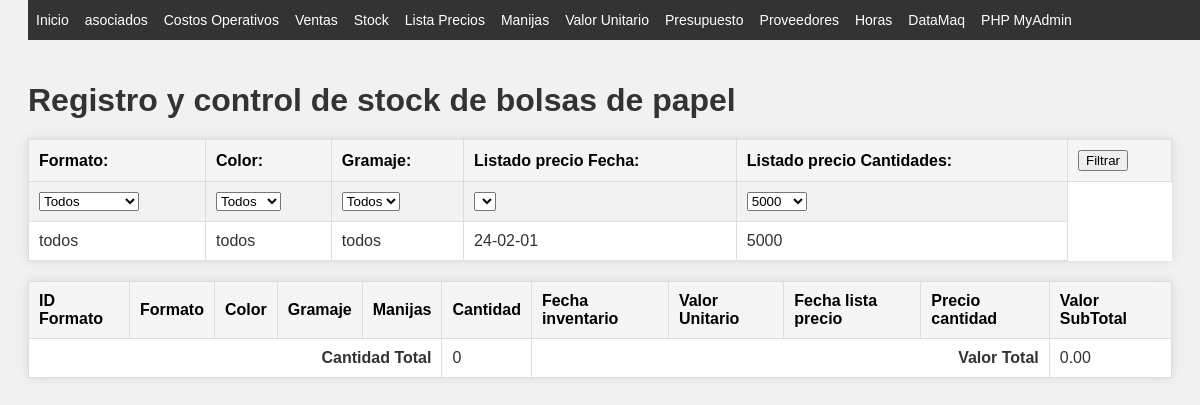
Before: /stock.php with the older database file.
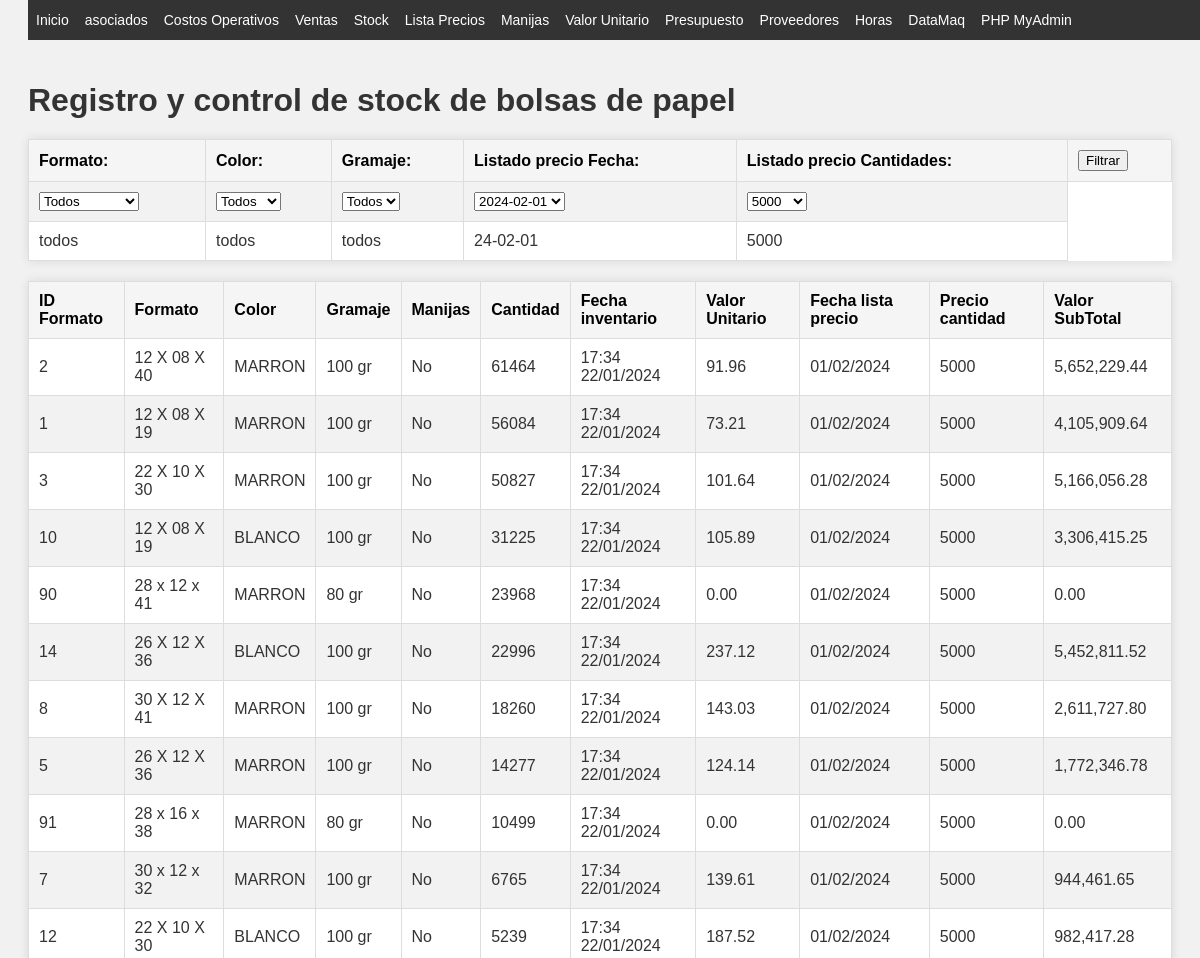
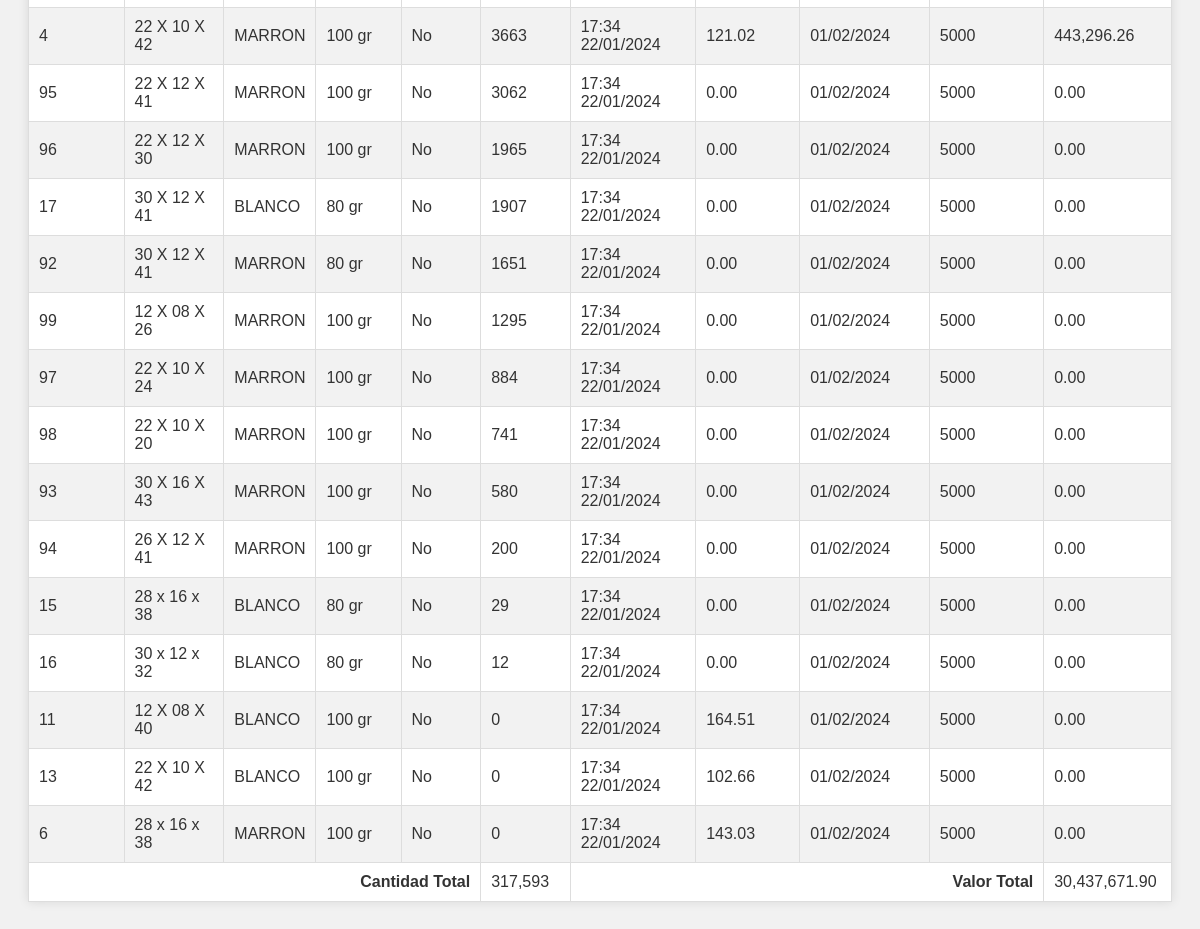
After: the same page with the newer database file (2 pictures, top to bottom).
### tables this page shows
CREATE TABLE `listado_precios` (
  `ID_listado` int(11) NOT NULL,
  `ID_formato` int(11) DEFAULT NULL,
  `cantidad` int(11) DEFAULT NULL,
  `precio_u_sIVA` decimal(8,2) DEFAULT NULL,
  `fecha_listado` date DEFAULT NULL
);

CREATE TABLE `tabla_1` (
  `ID_formato` int(11) NOT NULL,
  `formato` varchar(14) NOT NULL,
  `color` varchar(11) NOT NULL,
  `gramaje` int(11) NOT NULL,
  `cantidades` int(11) NOT NULL,
  `manijas` bit(1) NOT NULL,
  `fechatiempo` timestamp NULL DEFAULT CURRENT_TIMESTAMP ON UPDATE CURRENT_TIMESTAMP
);

### includes/db_functions.php (called while the page is built, shortened)
<?php
function conectarBD() {
    $conexion = mysqli_connect(DB_SERVER, DB_USERNAME, DB_PASSWORD, DB_NAME);
    return $conexion;
}
function getArraySQL($sql) {
    $conexion = conectarBD();
    $result = mysqli_query($conexion, $sql);
    $rawdata = [];
    while ($row = mysqli_fetch_assoc($result)) {
        $rawdata[] = $row;
    }
    return $rawdata;
}
?>

### Stock/stockFunctions.php (called while the page is built, shortened)
<?php
function obtenerDatosStock($formatoFilter, $colorFilter, $gramajeFilter, $cantidadSeleccionada, $fechaListadoFilter) {
    $conexion = conectarBD();
    $query = "SELECT t1.*, t2.precio_u_sIVA, t2.fecha_listado, t2.cantidad FROM tabla_1 t1
              LEFT JOIN listado_precios t2 ON t1.ID_formato = t2.ID_formato";
    $conditions = [];
    $params = [];
    if (!empty($cantidadSeleccionada) && $cantidadSeleccionada != 'todos') {
        $conditions[] = "t2.cantidad = ?";
        $params[] = $cantidadSeleccionada;
    }
    if ($fechaListadoFilter !== 'todos') {
        $conditions[] = "t2.fecha_listado = ?";
        $params[] = $fechaListadoFilter;
    }
    if (!empty($conditions)) {
        $query .= " WHERE " . implode(" AND ", $conditions);
    }
    $query .= " ORDER BY t1.cantidades DESC";
    $stmt = $conexion->prepare($query);
    if (!empty($params)) {
        $stmt->bind_param(str_repeat("s", count($params)), ...$params);
    }
    $stmt->execute();
    $result = $stmt->get_result();
    $data = [];
    while ($row = $result->fetch_assoc()) {
        $data[] = $row;
    }
    return $data;
}

### stock.php (the view, shortened to what the changed rows need)
<?php
require "includes/header.php";
require_once 'Stock/stockFunctions.php';
include 'includes/db_functions.php';
function obtenerFiltrosDesdeURL() {
    $cantidadSeleccionadaDefault = '5000';
    $fechaListadoFilterDefault = '24-02-01';
    return [
        'formatoFilter'         => $_GET['Formato']     ?? 'todos',
        'colorFilter'           => $_GET['color']       ?? 'todos',
        'gramajeFilter'         => $_GET['gramaje']     ?? 'todos',
        'cantidadSeleccionada'  => !empty($_GET['cantidades'])          ? $_GET['cantidades']           : $cantidadSeleccionadaDefault,
        'fechaListadoFilter'    => !empty($_GET['fechaSeleccionada'])   ? $_GET['fechaSeleccionada']    : $fechaListadoFilterDefault,
    ];
}
$fechas = getArraySQL("SELECT DISTINCT fecha_listado FROM listado_precios ORDER BY fecha_listado DESC");
$filtros = obtenerFiltrosDesdeURL();
$data = obtenerDatosStock(
    strval($filtros['formatoFilter']),
    strval($filtros['colorFilter']),
    strval($filtros['gramajeFilter']),
    strval($filtros['cantidadSeleccionada']),
    strval($filtros['fechaListadoFilter'])
);
function formatearFecha($fecha, $formato = 'd/m/Y') {
    $objFecha = new DateTime($fecha);
    return $objFecha->format($formato);
}
function mostrarTabla($data) {
    $totalSuma = 0;
    $cant_total = 0;
    foreach ($data as $row) {
        $valorTotalFormatted = 'No disponible';
        $precioUnitarioFormatted = 'No disponible';
        if (isset($row['precio_u_sIVA'])) {
            $valorTotal = $row['cantidades'] * $row['precio_u_sIVA'];
            $valorTotalFormatted = is_numeric($valorTotal) ? number_format($valorTotal, 2, '.', ',') : $valorTotal;
            $precioUnitarioFormatted = number_format($row['precio_u_sIVA'], 2, '.', ',');
            $totalSuma += $valorTotal;
            $cant_total += isset($row['cantidades']) && is_numeric($row['cantidades']) ? $row['cantidades'] : 0;
        }
        $manijasTexto = isset($row['manijas']) && $row['manijas'] ? 'Sí' : 'No';
        echo "<tr>";
        echo "<td>" . htmlspecialchars($row['ID_formato']) . "</td>";
        echo "<td>" . htmlspecialchars($row['formato']) . "</td>";
        echo "<td>" . htmlspecialchars($row['color']) . "</td>";
        echo "<td>" . htmlspecialchars($row['gramaje']) . " gr</td>";
        echo "<td>" . $manijasTexto . "</td>";
        echo "<td>" . htmlspecialchars($row['cantidades']) . "</td>";
        echo "<td>" . formatearFecha($row['fechatiempo'], 'H:i d/m/Y') . "</td>";
        echo "<td>" . $precioUnitarioFormatted . "</td>";
        echo "<td>" . formatearFecha($row['fecha_listado']) . "</td>";
        echo "<td>" . htmlspecialchars($row['cantidad']) . "</td>";
        echo "<td>" . $valorTotalFormatted . "</td>";
        echo "</tr>";
    }
    echo "<tr><td colspan='5' style='text-align: right;'><strong>Cantidad Total</strong></td><td>" . number_format($cant_total, 0, '.', ',') . "</td>";
    echo "<td colspan='4' style='text-align: right;'><strong>Valor Total</strong></td><td>" . number_format($totalSuma, 2, '.', ',') . "</td></tr>";
}
?>
<!DOCTYPE html>
<html lang="es">
<head>
    <link rel="stylesheet" href="CSS/style.css">
</head>
<body>
    <h1>Registro y control de stock de bolsas de papel</h1>
    <?php include 'Stock/filtroForm.php'; ?>
    <table>
        <thead>
            <tr>
                <th>ID Formato</th>
                <th>Formato</th>
                <th>Color</th>
                <th>Gramaje</th>
                <th>Manijas</th>
                <th>Cantidad</th>
                <th>Fecha inventario</th>
                <th>Valor Unitario</th>
                <th>Fecha lista precio</th>
                <th>Precio cantidad</th>
                <th>Valor SubTotal</th>
            </tr>
        </thead>
        <tbody>
            <?php mostrarTabla($data); ?>
        </tbody>
    </table>
</body>
</html>

### Stock/filtroForm.php (shortened to what the changed rows need)
<form action="stock.php" method="GET" id="filtroForm">
    <table>
        <tr>
            <th>Formato:</th>
            <th>Color:</th>
            <th>Gramaje:</th>
            <th>Listado precio Fecha:</th>
            <th>Listado precio Cantidades:</th>
            <th><input type="submit" value="Filtrar"></th>
        </tr>
        <tr>
            <td>
                <select name="Formato" onchange="submitForm()">
                </select>
            </td>
            <td>
                <select name="color" onchange="submitForm()" value="sda">
                </select>
            </td>
            <td>
                <select name="gramaje" onchange="submitForm()">
                </select>
            </td>
            <td>
            <select name="fechaSeleccionada"  onchange="submitForm()">
                <?php foreach ($fechas as $fecha) {
                    echo '<option value="'.$fecha['fecha_listado'].'">'.$fecha['fecha_listado'].'</option>';} ?>
            </select>
            </td>
            <td>
                <select name="cantidades" onchange="submitForm()">
                </select>
            </td>
        </tr>
    </table>
</form>

Changed rows visible on the page:
added listado_precios: ID_formato.ID_formato "2", ID_formato.formato "12 X 08 X 40", ID_formato.color "MARRON", ID_formato.gramaje "100", ID_formato.manijas "No", ID_formato.cantidades "61464", ID_formato.fechatiempo "17:34 22/01/2024", precio_u_sIVA "91.96", fecha_listado "01/02/2024", cantidad "5000", valorTotalFormatted "5,652,229.44"
added listado_precios: ID_formato.ID_formato "1", ID_formato.formato "12 X 08 X 19", ID_formato.color "MARRON", ID_formato.gramaje "100", ID_formato.manijas "No", ID_formato.cantidades "56084", ID_formato.fechatiempo "17:34 22/01/2024", precio_u_sIVA "73.21", fecha_listado "01/02/2024", cantidad "5000", valorTotalFormatted "4,105,909.64"
added listado_precios: ID_formato.ID_formato "3", ID_formato.formato "22 X 10 X 30", ID_formato.color "MARRON", ID_formato.gramaje "100", ID_formato.manijas "No", ID_formato.cantidades "50827", ID_formato.fechatiempo "17:34 22/01/2024", precio_u_sIVA "101.64", fecha_listado "01/02/2024", cantidad "5000", valorTotalFormatted "5,166,056.28"
added listado_precios: ID_formato.ID_formato "10", ID_formato.formato "12 X 08 X 19", ID_formato.color "BLANCO", ID_formato.gramaje "100", ID_formato.manijas "No", ID_formato.cantidades "31225", ID_formato.fechatiempo "17:34 22/01/2024", precio_u_sIVA "105.89", fecha_listado "01/02/2024", cantidad "5000", valorTotalFormatted "3,306,415.25"
added listado_precios: ID_formato.ID_formato "90", ID_formato.formato "28 x 12 x 41", ID_formato.color "MARRON", ID_formato.gramaje "80", ID_formato.manijas "No", ID_formato.cantidades "23968", ID_formato.fechatiempo "17:34 22/01/2024", precio_u_sIVA "0.00", fecha_listado "01/02/2024", cantidad "5000"
added listado_precios: ID_formato.ID_formato "14", ID_formato.formato "26 X 12 X 36", ID_formato.color "BLANCO", ID_formato.gramaje "100", ID_formato.manijas "No", ID_formato.cantidades "22996", ID_formato.fechatiempo "17:34 22/01/2024", precio_u_sIVA "237.12", fecha_listado "01/02/2024", cantidad "5000", valorTotalFormatted "5,452,811.52"
added listado_precios: ID_formato.ID_formato "8", ID_formato.formato "30 X 12 X 41", ID_formato.color "MARRON", ID_formato.gramaje "100", ID_formato.manijas "No", ID_formato.cantidades "18260", ID_formato.fechatiempo "17:34 22/01/2024", precio_u_sIVA "143.03", fecha_listado "01/02/2024", cantidad "5000", valorTotalFormatted "2,611,727.80"
added listado_precios: ID_formato.ID_formato "5", ID_formato.formato "26 X 12 X 36", ID_formato.color "MARRON", ID_formato.gramaje "100", ID_formato.manijas "No", ID_formato.cantidades "14277", ID_formato.fechatiempo "17:34 22/01/2024", precio_u_sIVA "124.14", fecha_listado "01/02/2024", cantidad "5000", valorTotalFormatted "1,772,346.78"
added listado_precios: ID_formato.ID_formato "91", ID_formato.formato "28 x 16 x 38", ID_formato.color "MARRON", ID_formato.gramaje "80", ID_formato.manijas "No", ID_formato.cantidades "10499", ID_formato.fechatiempo "17:34 22/01/2024", precio_u_sIVA "0.00", fecha_listado "01/02/2024", cantidad "5000"
added listado_precios: ID_formato.ID_formato "7", ID_formato.formato "30 x 12 x 32", ID_formato.color "MARRON", ID_formato.gramaje "100", ID_formato.manijas "No", ID_formato.cantidades "6765", ID_formato.fechatiempo "17:34 22/01/2024", precio_u_sIVA "139.61", fecha_listado "01/02/2024", cantidad "5000", valorTotalFormatted "944,461.65"
added listado_precios: ID_formato.ID_formato "12", ID_formato.formato "22 X 10 X 30", ID_formato.color "BLANCO", ID_formato.gramaje "100", ID_formato.manijas "No", ID_formato.cantidades "5239", ID_formato.fechatiempo "17:34 22/01/2024", precio_u_sIVA "187.52", fecha_listado "01/02/2024", cantidad "5000", valorTotalFormatted "982,417.28"
added listado_precios: ID_formato.ID_formato "4", ID_formato.formato "22 X 10 X 42", ID_formato.color "MARRON", ID_formato.gramaje "100", ID_formato.manijas "No", ID_formato.cantidades "3663", ID_formato.fechatiempo "17:34 22/01/2024", precio_u_sIVA "121.02", fecha_listado "01/02/2024", cantidad "5000", valorTotalFormatted "443,296.26"
added listado_precios: ID_formato.ID_formato "95", ID_formato.formato "22 X 12 X 41", ID_formato.color "MARRON", ID_formato.gramaje "100", ID_formato.manijas "No", ID_formato.cantidades "3062", ID_formato.fechatiempo "17:34 22/01/2024", precio_u_sIVA "0.00", fecha_listado "01/02/2024", cantidad "5000"
added listado_precios: ID_formato.ID_formato "96", ID_formato.formato "22 X 12 X 30", ID_formato.color "MARRON", ID_formato.gramaje "100", ID_formato.manijas "No", ID_formato.cantidades "1965", ID_formato.fechatiempo "17:34 22/01/2024", precio_u_sIVA "0.00", fecha_listado "01/02/2024", cantidad "5000"
added listado_precios: ID_formato.ID_formato "17", ID_formato.formato "30 X 12 X 41", ID_formato.color "BLANCO", ID_formato.gramaje "80", ID_formato.manijas "No", ID_formato.cantidades "1907", ID_formato.fechatiempo "17:34 22/01/2024", precio_u_sIVA "0.00", fecha_listado "01/02/2024", cantidad "5000"
added listado_precios: ID_formato.ID_formato "92", ID_formato.formato "30 X 12 X 41", ID_formato.color "MARRON", ID_formato.gramaje "80", ID_formato.manijas "No", ID_formato.cantidades "1651", ID_formato.fechatiempo "17:34 22/01/2024", precio_u_sIVA "0.00", fecha_listado "01/02/2024", cantidad "5000"
added listado_precios: ID_formato.ID_formato "99", ID_formato.formato "12 X 08 X 26", ID_formato.color "MARRON", ID_formato.gramaje "100", ID_formato.manijas "No", ID_formato.cantidades "1295", ID_formato.fechatiempo "17:34 22/01/2024", precio_u_sIVA "0.00", fecha_listado "01/02/2024", cantidad "5000"
added listado_precios: ID_formato.ID_formato "97", ID_formato.formato "22 X 10 X 24", ID_formato.color "MARRON", ID_formato.gramaje "100", ID_formato.manijas "No", ID_formato.cantidades "884", ID_formato.fechatiempo "17:34 22/01/2024", precio_u_sIVA "0.00", fecha_listado "01/02/2024", cantidad "5000"
added listado_precios: ID_formato.ID_formato "98", ID_formato.formato "22 X 10 X 20", ID_formato.color "MARRON", ID_formato.gramaje "100", ID_formato.manijas "No", ID_formato.cantidades "741", ID_formato.fechatiempo "17:34 22/01/2024", precio_u_sIVA "0.00", fecha_listado "01/02/2024", cantidad "5000"
added listado_precios: ID_formato.ID_formato "93", ID_formato.formato "30 X 16 X 43", ID_formato.color "MARRON", ID_formato.gramaje "100", ID_formato.manijas "No", ID_formato.cantidades "580", ID_formato.fechatiempo "17:34 22/01/2024", precio_u_sIVA "0.00", fecha_listado "01/02/2024", cantidad "5000"
added listado_precios: ID_formato.ID_formato "94", ID_formato.formato "26 X 12 X 41", ID_formato.color "MARRON", ID_formato.gramaje "100", ID_formato.manijas "No", ID_formato.cantidades "200", ID_formato.fechatiempo "17:34 22/01/2024", precio_u_sIVA "0.00", fecha_listado "01/02/2024", cantidad "5000"
added listado_precios: ID_formato.ID_formato "15", ID_formato.formato "28 x 16 x 38", ID_formato.color "BLANCO", ID_formato.gramaje "80", ID_formato.manijas "No", ID_formato.cantidades "29", ID_formato.fechatiempo "17:34 22/01/2024", precio_u_sIVA "0.00", fecha_listado "01/02/2024", cantidad "5000"
added listado_precios: ID_formato.ID_formato "16", ID_formato.formato "30 x 12 x 32", ID_formato.color "BLANCO", ID_formato.gramaje "80", ID_formato.manijas "No", ID_formato.cantidades "12", ID_formato.fechatiempo "17:34 22/01/2024", precio_u_sIVA "0.00", fecha_listado "01/02/2024", cantidad "5000"
added listado_precios: ID_formato.ID_formato "11", ID_formato.formato "12 X 08 X 40", ID_formato.color "BLANCO", ID_formato.gramaje "100", ID_formato.manijas "No", ID_formato.cantidades "0", ID_formato.fechatiempo "17:34 22/01/2024", precio_u_sIVA "164.51", fecha_listado "01/02/2024", cantidad "5000", valorTotalFormatted "0.00"
added listado_precios: ID_formato.ID_formato "13", ID_formato.formato "22 X 10 X 42", ID_formato.color "BLANCO", ID_formato.gramaje "100", ID_formato.manijas "No", ID_formato.cantidades "0", ID_formato.fechatiempo "17:34 22/01/2024", precio_u_sIVA "102.66", fecha_listado "01/02/2024", cantidad "5000", valorTotalFormatted "0.00"
added listado_precios: ID_formato.ID_formato "6", ID_formato.formato "28 x 16 x 38", ID_formato.color "MARRON", ID_formato.gramaje "100", ID_formato.manijas "No", ID_formato.cantidades "0", ID_formato.fechatiempo "17:34 22/01/2024", precio_u_sIVA "143.03", fecha_listado "01/02/2024", cantidad "5000", valorTotalFormatted "0.00"
Other visible differences:
form field fechaSeleccionada: (not shown) → "2024-02-01"
$cant_total: "0" → "317,593"
$totalSuma: "0.00" → "30,437,671.90"
